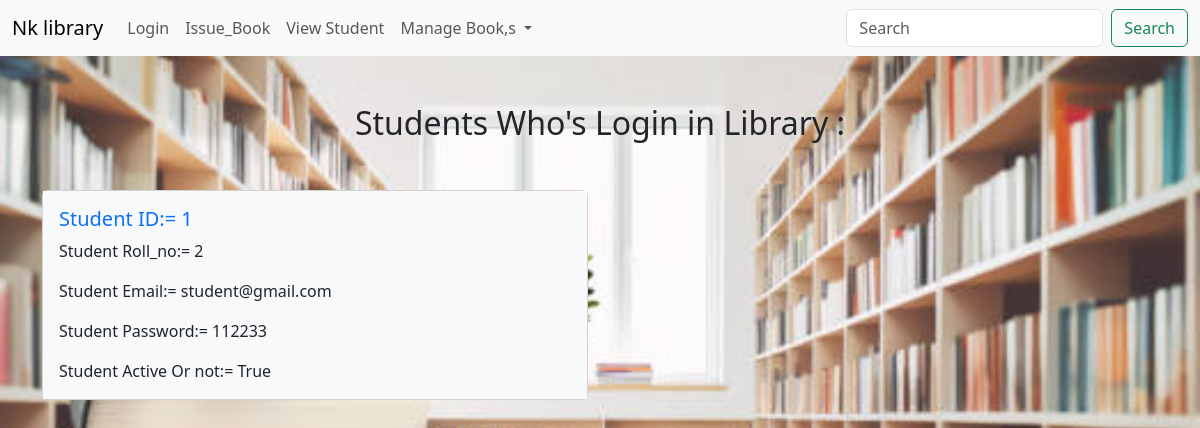
/view_student, run on an earlier commit of the app's database.
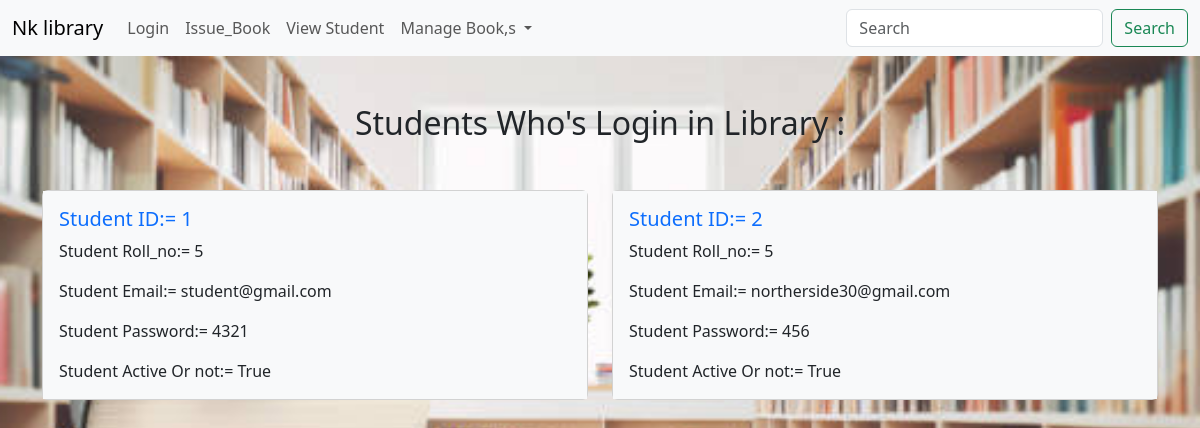
And on a later commit of the database.
### library.py (models this page shows, shortened)
class Student(db.Model):
   __tablename__="student"
   id=db.Column(db.Integer, primary_key=True)
   Roll_no=db.Column(db.Integer, nullable=False)
   name=db.Column(db.String(100),nullable=False)
   email=db.Column(db.String(120),unique=True)
   password=db.Column(db.String(50), nullable=False)
   is_active=db.Column(db.Boolean,default=True)
   issues= db.relationship('IssueBook', backref='Book', lazy=True)

### library.py (the view)
@library.route("/view_student", methods=["GET","POST"])
def view_student():
   students=Student.query.all()
   return render_template('view_student.html', students=students)

### templates/view_student.html
{% extends "base.html" %}
{% block content %}
 <div class="container ">
    <h2 class="text-center my-5">
     Students Who's Login in Library :
    </h2>
   <div class="row">
  {% for student in students %}
  <div class="col-sm-6 mb-3 mb-sm-0">
    <div class="card">
      <div class="card-body bg-light">
        <h5 class="card-title text-primary">Student ID:= {{student.id}}</h5>
        <p class="card-text">Student Roll_no:= {{student.Roll_no}}</p>
        <p class="card-text">Student Email:= {{student.email}}</p>
        <p class="card-text">Student Password:= {{student.password}}</p>
        <p class="card-text">Student Active Or not:= {{student.is_active}}</p>
      </div>
    </div>
 </div>
  {% endfor %}
{% endblock %}

### templates/base.html (shortened to what this page needs)
<!doctype html>
<html lang="en">
  <head>
    <link href="https://cdn.jsdelivr.net/npm/bootstrap@5.3.8/dist/css/bootstrap.min.css" rel="stylesheet">
  </head>
  <body style="background-image: url('static/image/library.jpg'); background-repeat: no-repeat; background-position: center; background-size: cover; background-attachment: fixed;">
    <nav class="navbar navbar-expand-lg bg-body-tertiary">
  <div class="container-fluid">
    <a class="navbar-brand" href="#">Nk library</a>
    <div class="collapse navbar-collapse" id="navbarSupportedContent">
      <ul class="navbar-nav me-auto mb-2 mb-lg-0">
        <li class="nav-item">
          <a class="nav-link"  href="login">Login</a>
        </li>
        <li class="nav-item">
          <a class="nav-link" href="Issue_book">Issue_Book</a>
        </li>
        <li class="nav-item">
          <a class="nav-link" href="view_student">View Student</a>
        </li>
       <li class="nav-item dropdown">
          <a class="nav-link dropdown-toggle" href="#" role="button" data-bs-toggle="dropdown" aria-expanded="false">
            Manage Book,s
          </a>
        </li>
      </ul>
      <form class="d-flex" role="search">
        <input class="form-control me-2" type="search" placeholder="Search" aria-label="Search"/>
        <button class="btn btn-outline-success" type="submit">Search</button>
      </form>
    </div>
  </div>
</nav>
{% block content %}
{% endblock %}
  </body>
</html>

What changed in the data, as far as the page shows it:
changed Student "student@gmail.com": Roll_no "2" → "5"; password "112233" → "4321"
added Student: id "2", Roll_no "5", email "northerside30@gmail.com", password "456", is_active "True"
